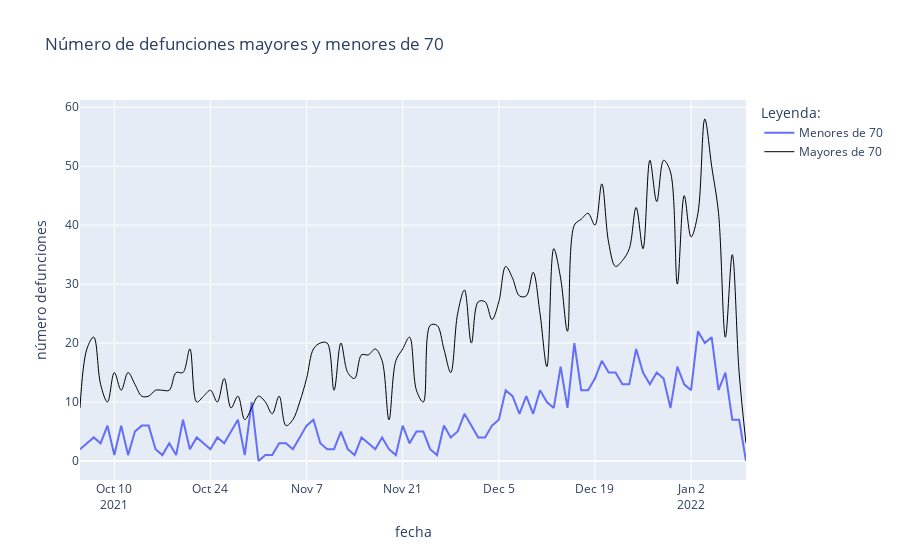

The notebook cell this image was saved under:
### Code cell
# creamos dataframe riesgo y no riesgo
df_riesgo = datos_covid[datos_covid['fecha']>'2021-10-04'][(datos_covid[datos_covid['fecha']>'2021-10-04']['grupo_edad']=='80+') | (datos_covid[datos_covid['fecha']>'2021-10-04']['grupo_edad']=='70-79')].groupby(
    ['fecha'],as_index=False).agg({'num_casos': np.sum, 'num_def': np.sum})

df_no_riesgo = datos_covid[datos_covid['fecha']>'2021-10-04'][(datos_covid[datos_covid['fecha']>'2021-10-04']['grupo_edad']!='80+') & (datos_covid[datos_covid['fecha']>'2021-10-04']['grupo_edad']!='70-79')].groupby(
    ['fecha'],as_index=False).agg({'num_casos': np.sum, 'num_def': np.sum})

 # creamos la visualizacion
fig = px.line(x = df_no_riesgo['fecha'], y = df_no_riesgo['num_def'], title = 'Número de defunciones mayores y menores de 70', 
              color = px.Constant('Menores de 70'), labels = dict(x="fecha", y="número defunciones", color="Leyenda:"))

fig.add_trace(go.Scatter(x = df_riesgo['fecha'], y = df_riesgo['num_def'], name = "Mayores de 70", 
                         line_shape = 'spline', mode='lines', line = dict(color='black', width=1, dash='solid')))

fig.update_layout(hovermode = "x")
fig.show()
